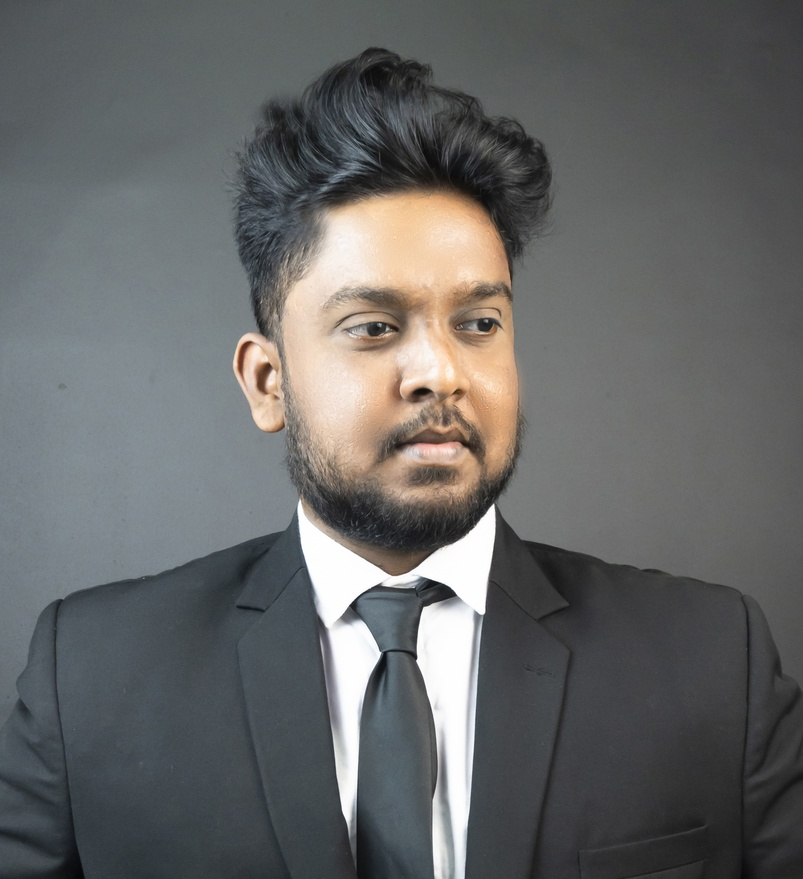
#> input picture 05-pillow/08-effects/img1.jpg, 803 x 879 px, shrunk from 2720 x 2976 before the run
$ python main.py
#> lines starting #> are read from the running program, lines starting #| are printed output that depends on the picture
from PIL import Image
from PIL import ImageFilter

TheImage = Image.open("img1.jpg") #This is Image
#> TheImage is the input picture: PIL image 803x879 RGB; mean R, G, B 101.8, 102.5, 102.1
blur = TheImage.filter(ImageFilter.BLUR)
detail = TheImage.filter(ImageFilter.DETAIL)
edg = TheImage.filter(ImageFilter.FIND_EDGES)
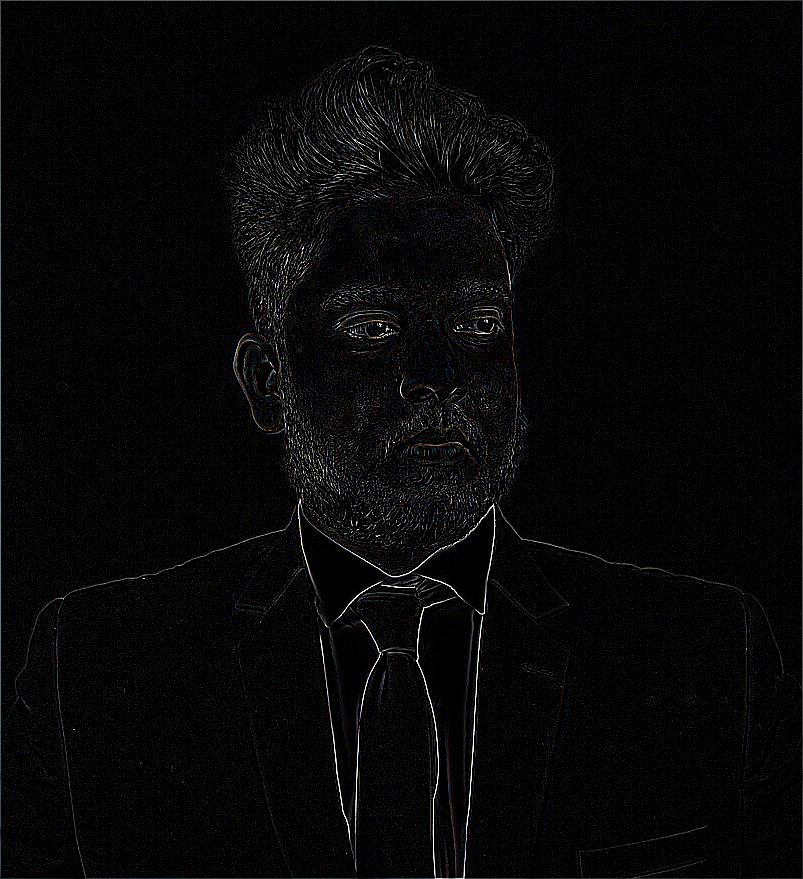
#> edg: PIL image 803x879 RGB; mean R, G, B 7.3, 7.3, 7.4
blur.show()
detail.show()
edg.show()
